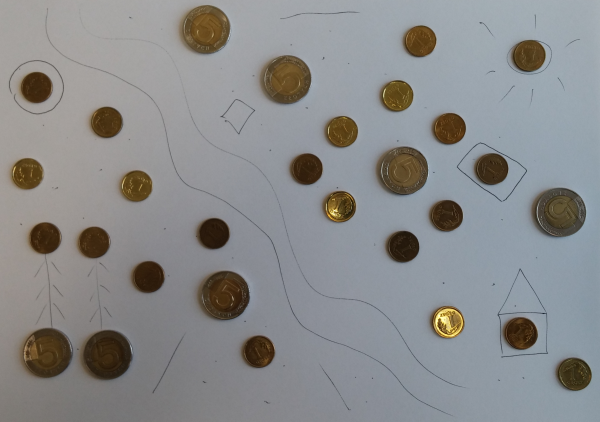
#> input picture data/currency.png, 1200 x 843 px (shown at 1/2 size)
$ python currency.py
#> lines starting #> are read from the running program, lines starting #| are printed output that depends on the picture; after the words box and inside, x2 and y2 are one past the last pixel; in counts of white or black regions, pixels touching at a corner belong together
# Coins of denomination 5 zloty and 1 gr are placed in the picture. Determine the number of each type of coin and label it
# by a colored border on the picture (red for the coins of 5 zloty and green for the coins of 1 gr).
import cv2
import numpy as np


def currency(path):
#> called with path = 'data/currency.png'
    img = cv2.imread(path)
#> img is the input picture: shape (843, 1200, 3); mean B, G, R 139.3, 138.7, 137.7

    img_tmp = img.copy()
    img_tmp_gray = cv2.cvtColor(img_tmp, cv2.COLOR_BGR2GRAY)
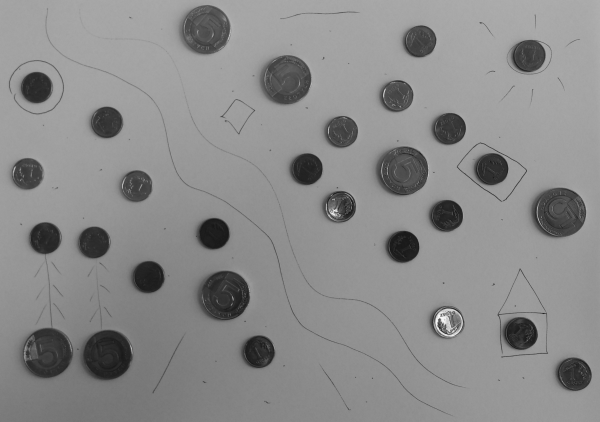
#> img_tmp_gray: shape (843, 1200) (shown at 1/2 size); min 8, max 251, mean 138.4

    img_tmp_gray = cv2.medianBlur(img_tmp_gray, ksize=11)
    kernel = np.array([[-1, -1, -1], [-1, 9, -1], [-1, -1, -1]])
    img_tmp_gray = cv2.filter2D(img_tmp_gray, -1, kernel)

    circles = cv2.HoughCircles(img_tmp_gray, cv2.HOUGH_GRADIENT, 1, 10,
                               param1=50, param2=50, minRadius=45, maxRadius=70)
#> circles = [[217.5, 707.5, 48.6], [93.5, 706.5, 48.6], [451.5, 589.5, 47.9], [1118.5, 423.5, 48.4], [806.5, 339.5, 48.5], [573.5, 159.5, 49.4], [413.5, 60.5, 47.2]]
    circles = np.uint16(np.around(circles))
#> circles = [[218, 708, 49], [94, 706, 49], [452, 590, 48], [1118, 424, 48], [806, 340, 48], [574, 160, 49], [414, 60, 47]]

    number_5 = 0
    for i in circles[0, :]:
            cv2.circle(img_tmp, (i[0], i[1]), i[2], (0, 0, 255), 5)
            cv2.circle(img_tmp, (i[0], i[1]), 2, (0, 0, 255), 5)
            number_5 += 1
#> this loop made 7 passes
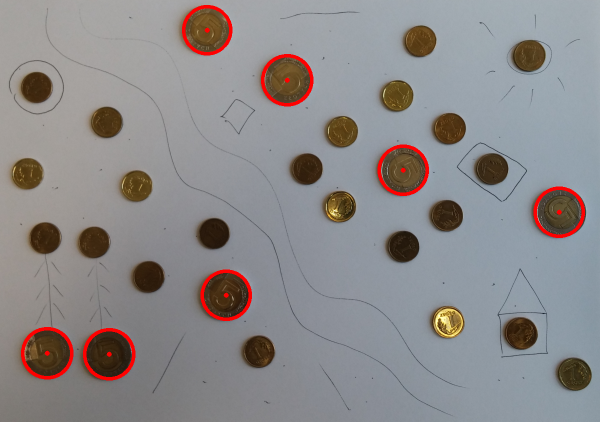
#> img_tmp: shape (843, 1200, 3) (shown at 1/2 size); 1.52% of pixels changed, all inside (x1, y1, x2, y2) = (42, 10, 1170, 761)
#> after the loop, number_5 = 7

    circles = cv2.HoughCircles(img_tmp_gray, cv2.HOUGH_GRADIENT, 1, 10,
                               param1=50, param2=50, minRadius=0, maxRadius=40)
#> circles = 22 rows, first 8: [213.5, 244.5, 31.6], [891.5, 431.5, 33.8], [55.5, 347.5, 31.5], [186.5, 484.5, 33.8], [272.5, 371.5, 31.6], [89.5, 474.5, 32.7], [896.5, 254.5, 35], [515.5, 703.5, 32.7]
    circles = np.uint16(np.around(circles))
#> circles = 22 rows, first 8: [214, 244, 32], [892, 432, 34], [56, 348, 32], [186, 484, 34], [272, 372, 32], [90, 474, 33], [896, 254, 35], [516, 704, 33]

    number_1 = 0
    for i in circles[0, :]:
            cv2.circle(img_tmp, (i[0], i[1]), i[2], (255, 0, 0), 5)
            cv2.circle(img_tmp, (i[0], i[1]), 2, (255, 0, 0), 5)
            number_1 += 1
#> this loop made 22 passes
#> i on passes 1 to 12: [214, 244, 32], [892, 432, 34], [56, 348, 32], [186, 484, 34], [272, 372, 32], [90, 474, 33], [896, 254, 35], [516, 704, 33], [428, 464, 29], [792, 192, 34], [612, 336, 34], [1150, 748, 33]
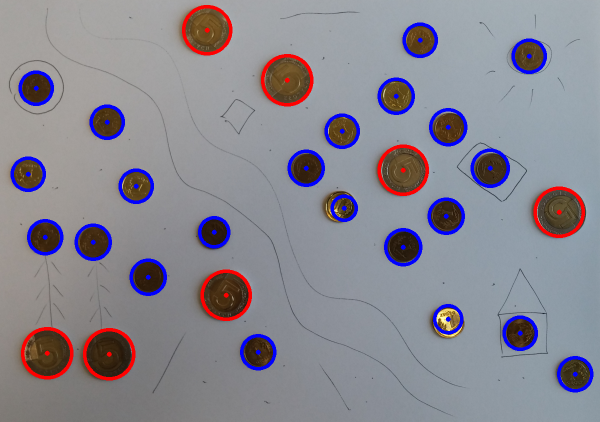
#> img_tmp: shape (843, 1200, 3) (shown at 1/2 size); 3.23% of pixels changed, all inside (x1, y1, x2, y2) = (21, 45, 1187, 785)
#> after the loop, number_1 = 22

    print(number_5)
#| 7
    print(number_1)
#| 22
    cv2.namedWindow('Currency')
    cv2.imshow('Currency', img_tmp)
    cv2.waitKey()


if __name__ == '__main__':
    file = 'data/currency.png'
    currency(file)
